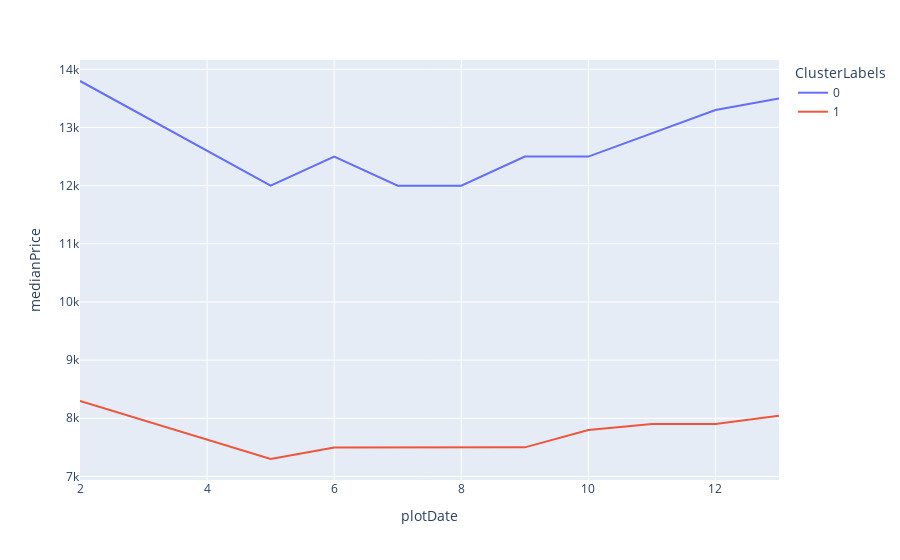

Here is the notebook cell this chart was saved with:
### Code cell
df_agg = df_plot.groupby(["ClusterLabels", "plotDate"])["price"].agg(
    {("medianPrice", lambda x: x.median())}
)
df_agg.reset_index(inplace=True)
fig = px.line(df_agg, x="plotDate", y="medianPrice", color="ClusterLabels")
fig.show()

### Figure 1 — Plotly figure (JSON) as saved in the notebook; plotly's stock layout.template omitted (floating-point values rounded to 4 significant figures)
{"data": [{"hovertemplate": "ClusterLabels=0<br>plotDate=%{x}<br>medianPrice=%{y}<extra></extra>", "legendgroup": "0", "line": {"color": "#636efa", "dash": "solid"}, "marker": {"symbol": "circle"}, "mode": "lines", "name": "0", "orientation": "v", "showlegend": true, "type": "scatter", "x": [2, 5, 6, 7, 8, 9, 10, 11, 12, 13], "xaxis": "x", "y": [13800, 12000, 12500, 12000, 12000, 12500, 12500, 12900, 13300, 13500], "yaxis": "y"}, {"hovertemplate": "ClusterLabels=1<br>plotDate=%{x}<br>medianPrice=%{y}<extra></extra>", "legendgroup": "1", "line": {"color": "#EF553B", "dash": "solid"}, "marker": {"symbol": "circle"}, "mode": "lines", "name": "1", "orientation": "v", "showlegend": true, "type": "scatter", "x": [2, 5, 6, 7, 8, 9, 10, 11, 12, 13], "xaxis": "x", "y": [8300, 7300, 7499, 7499, 7500, 7500, 7800, 7900, 7900, 8045], "yaxis": "y"}], "layout": {"legend": {"title": {"text": "ClusterLabels"}, "tracegroupgap": 0}, "margin": {"t": 60}, "xaxis": {"anchor": "y", "domain": [0, 1], "title": {"text": "plotDate"}}, "yaxis": {"anchor": "x", "domain": [0, 1], "title": {"text": "medianPrice"}}}}
